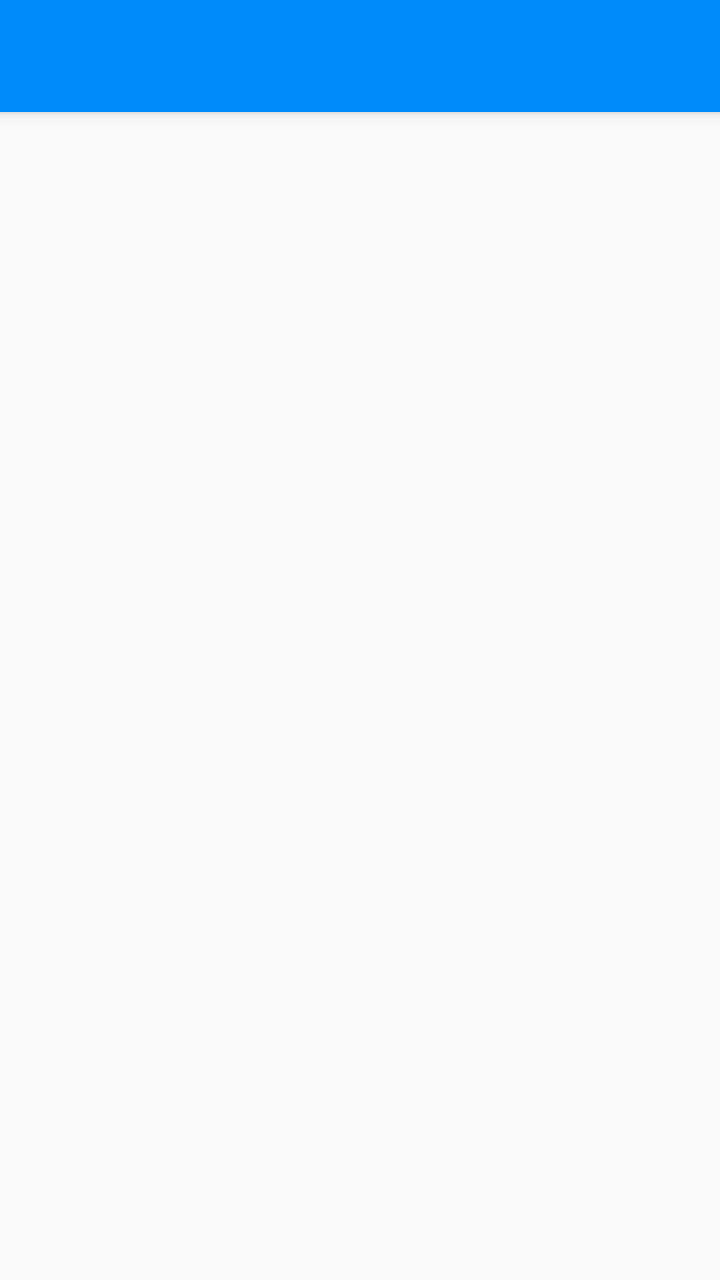
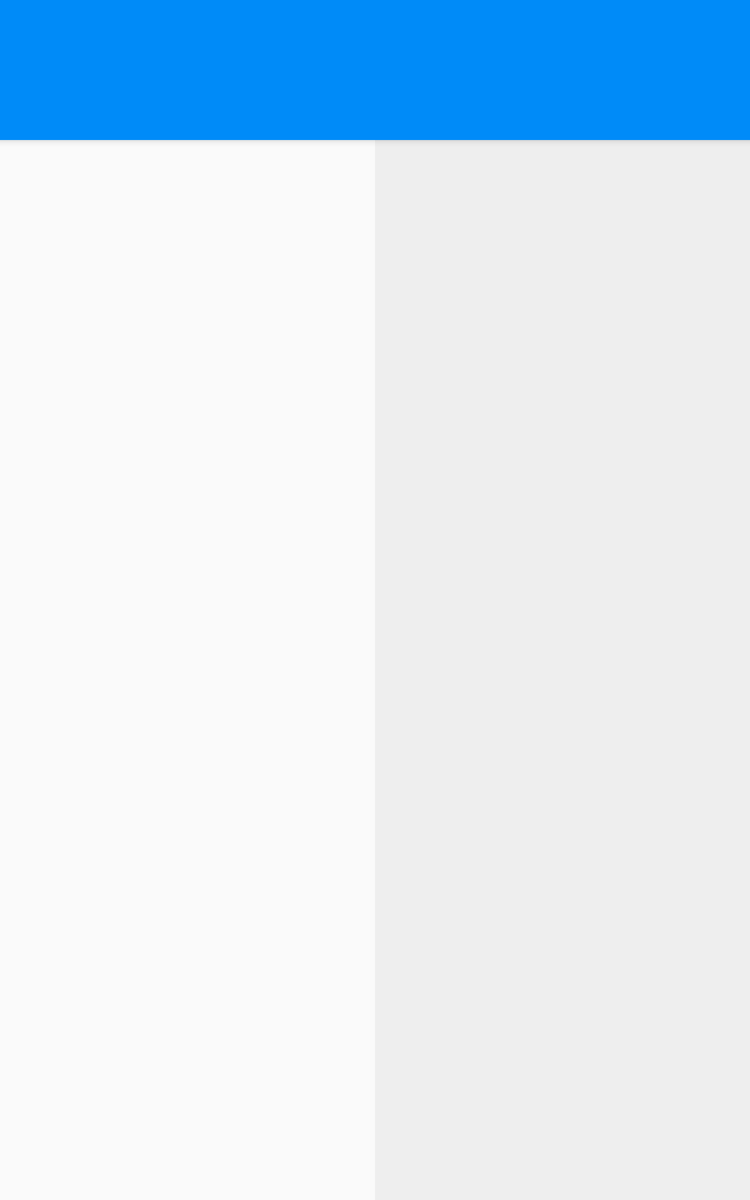

The same Android screen from two of the app's own layout files: first res/layout/ as a phone draws it, then the repository's variant for another configuration, drawn on a device whose configuration selects that folder. Both files follow.
<!-- AndroidManifest.xml: application theme AppTheme.NoActionBar -->
<!-- res/layout/app_bar_main.xml -->
<?xml version="1.0" encoding="utf-8"?>
<android.support.design.widget.CoordinatorLayout xmlns:android="http://schemas.android.com/apk/res/android"
    xmlns:app="http://schemas.android.com/apk/res-auto"
    xmlns:tools="http://schemas.android.com/tools"
    android:layout_width="match_parent"
    android:layout_height="match_parent"
    android:fitsSystemWindows="true"
    tools:context="org.gdgsp.activity.MainActivity">

	<android.support.design.widget.AppBarLayout
		android:id="@+id/toolbar_layout"
		android:layout_width="match_parent"
		android:layout_height="wrap_content">
        <android.support.v7.widget.Toolbar
            android:id="@+id/toolbar"
            android:layout_width="match_parent"
            android:layout_height="?attr/actionBarSize"
            android:background="?attr/colorPrimary"
			app:theme="@style/AppTheme.AppBarOverlay"
            app:popupTheme="@style/AppTheme.PopupOverlay" />
	</android.support.design.widget.AppBarLayout>

    <include layout="@layout/content_main" />

</android.support.design.widget.CoordinatorLayout>
<!-- res/layout/content_main.xml (included above) -->
<?xml version="1.0" encoding="utf-8"?>
<RelativeLayout xmlns:android="http://schemas.android.com/apk/res/android"
	xmlns:app="http://schemas.android.com/apk/res-auto"
	xmlns:tools="http://schemas.android.com/tools"
	android:layout_width="match_parent"
	android:layout_height="match_parent"
	app:layout_behavior="@string/appbar_scrolling_view_behavior"
	tools:showIn="@layout/app_bar_main">

	<android.support.v7.widget.RecyclerView
		android:id="@+id/list"
		android:layout_width="match_parent"
		android:layout_height="match_parent"
		android:divider="@android:color/transparent"
		android:dividerHeight="0dp"
		android:listSelector="@android:color/transparent"
		android:background="#eeeeee"
		android:scrollbars="none"
		android:visibility="gone" />

	<LinearLayout
		android:layout_width="match_parent"
		android:layout_height="wrap_content"
		android:id="@+id/error_screen"
		android:visibility="gone"
		android:gravity="center"
		android:orientation="vertical"
		android:layout_centerInParent="true">
		<TextView
			android:layout_width="wrap_content"
			android:layout_height="wrap_content"
			android:id="@+id/error_message" />

		<Button
			android:layout_width="wrap_content"
			android:layout_height="wrap_content"
			android:id="@+id/try_again"
			android:layout_marginTop="10dp"
			android:text="@string/try_again" />
	</LinearLayout>

	<ProgressBar
		android:layout_width="wrap_content"
		android:layout_height="wrap_content"
		android:layout_centerInParent="true"
		android:id="@+id/progress" />
</RelativeLayout>
<!-- resources referenced by this layout -->
<resources>
  <string name="try_again">Tentar novamente</string>
  <style name="AppTheme.AppBarOverlay" parent="ThemeOverlay.AppCompat.Dark.ActionBar" />
  <style name="AppTheme.PopupOverlay" parent="ThemeOverlay.AppCompat.Light" />
  <!-- from res/values-v21/ -->
  <style name="AppTheme.NoActionBar">
          <item name="windowActionBar">false</item>
          <item name="windowNoTitle">true</item>
          <item name="android:windowDrawsSystemBarBackgrounds">true</item>
          <item name="android:statusBarColor">@android:color/transparent</item>
      </style>
</resources>
<!-- res/layout-sw600dp/app_bar_main.xml (the repository's variant of the layout above) -->
<!-- drawn on a 7-inch tablet held upright -->
<?xml version="1.0" encoding="utf-8"?>
<android.support.design.widget.CoordinatorLayout xmlns:android="http://schemas.android.com/apk/res/android"
    xmlns:app="http://schemas.android.com/apk/res-auto"
    xmlns:tools="http://schemas.android.com/tools"
    android:layout_width="match_parent"
    android:layout_height="match_parent"
    android:fitsSystemWindows="true"
    tools:context="org.gdgsp.activity.MainActivity">

    <android.support.design.widget.AppBarLayout
        android:id="@+id/toolbar_layout"
        android:layout_width="match_parent"
        android:layout_height="wrap_content">
        <android.support.v7.widget.Toolbar
            android:id="@+id/toolbar"
            android:layout_width="match_parent"
            android:layout_height="?attr/actionBarSize"
            android:background="?attr/colorPrimary"
            app:theme="@style/AppTheme.AppBarOverlay"
            app:popupTheme="@style/AppTheme.PopupOverlay" />

        <android.support.design.widget.TabLayout
            android:id="@+id/sliding_tabs"
            android:layout_width="match_parent"
            android:layout_height="wrap_content"
            app:tabMode="fixed"
            app:theme="@style/AppTheme.AppBarOverlay"
            app:tabGravity="fill"/>
    </android.support.design.widget.AppBarLayout>

    <RelativeLayout
        android:layout_width="match_parent"
        android:layout_height="wrap_content"
        app:layout_behavior="@string/appbar_scrolling_view_behavior">
        <android.support.v4.view.ViewPager
            android:id="@+id/viewpager"
            android:layout_width="300dp"
            android:layout_height="match_parent"
            app:layout_behavior="@string/appbar_scrolling_view_behavior" />

        <FrameLayout
            android:id="@+id/frame_event"
            android:layout_width="match_parent"
            android:layout_height="match_parent"
            android:layout_toRightOf="@+id/viewpager"
            android:background="#eeeeee" />
    </RelativeLayout>
</android.support.design.widget.CoordinatorLayout>
<!-- resources referenced by the variant -->
<!-- as a 7-inch tablet held upright resolves them -->
<resources>
  <style name="AppTheme.AppBarOverlay" parent="ThemeOverlay.AppCompat.Dark.ActionBar" />
  <style name="AppTheme.PopupOverlay" parent="ThemeOverlay.AppCompat.Light" />
  <!-- from res/values-v21/ -->
  <style name="AppTheme.NoActionBar">
          <item name="windowActionBar">false</item>
          <item name="windowNoTitle">true</item>
          <item name="android:windowDrawsSystemBarBackgrounds">true</item>
          <item name="android:statusBarColor">@android:color/transparent</item>
      </style>
</resources>
